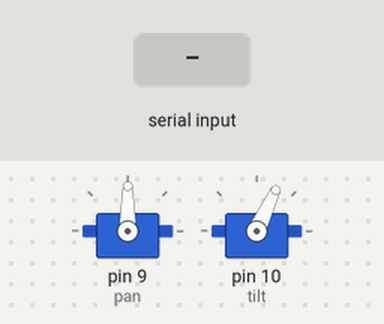
Recording of a sketch running on a simulated Arduino Uno, built with avr-gcc and run on an emulated ATmega328P. Parts: 2 × servo. The test bench sets the inputs (shaded band).

Above: at 1.2 s.
1.3 s: "pan\n" received over Serial
At 2.2 s:
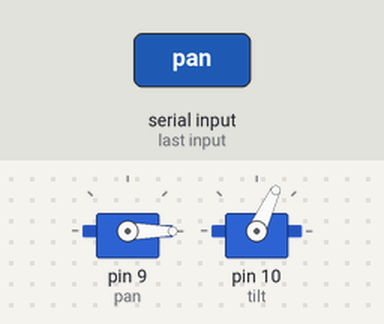
2.8 s: "tilt\n" received over Serial
At 4.0 s:
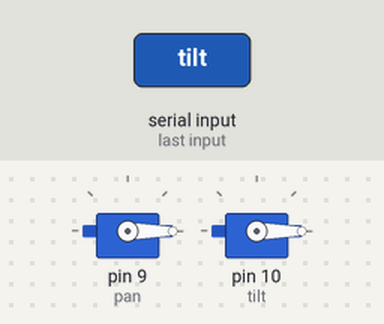
Timing chart, 0 to 5.8 s (numbered marks = the images above; inputs shaded):
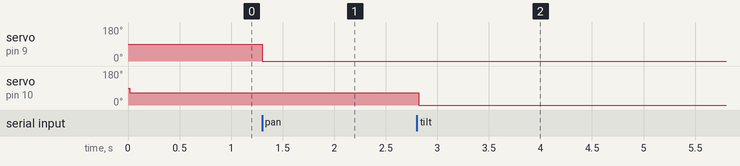

The sketch:

PanTilt.ino
```cpp
#include <Servo.h>

Servo pan, tilt;

String inputString = "";
boolean stringComplete = false;

int posPan  = 90;
int posTilt = 65;

void setup() {
  pan.attach(9);
  tilt.attach(10);
  pan.write(posPan );   delay(15);
  tilt.write(posTilt);  delay(15);
  Serial.begin(9600);
  inputString.reserve(10);
}
/*
 pan1     til5
 pan90    til60
 pan180   til120
 */
void loop() {
  if (stringComplete == true) {
    if(inputString.substring(0,3) == "pan") {
      posPan = (inputString.substring(3)).toInt();
    }
    else if(inputString.substring(0,4) == "tilt"){
      posTilt = (inputString.substring(4)).toInt();
    }
    else;

    pan.write(posPan );   delay(15);
    tilt.write(posTilt);  delay(15);
    inputString = "";
    stringComplete = false;
  }
}

/* serial recieve interrupt service routine */
void serialEvent() {
  while (Serial.available()) {
    char inChar = (char)Serial.read();
    inputString = inputString + inChar;
    if (inChar == '\n') {
      stringComplete = true;
    }
  }
}
```

Measured:
- after the input at 1.3 s, servo on pin 9 (pan): 90° → 0° at once
- after the input at 2.8 s, servo on pin 10 (tilt): 65° → 0° at once
